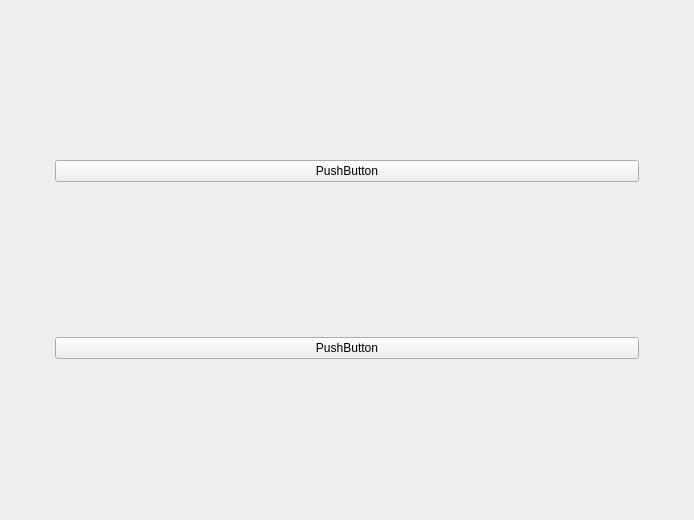
<?xml version="1.0" encoding="UTF-8"?>
<ui version="4.0">
 <class>Form</class>
 <widget class="QWidget" name="Form">
  <property name="geometry">
   <rect>
    <x>0</x>
    <y>0</y>
    <width>694</width>
    <height>520</height>
   </rect>
  </property>
  <property name="windowTitle">
   <string>Form</string>
  </property>
  <layout class="QGridLayout" name="gridLayout">
   <property name="leftMargin">
    <number>55</number>
   </property>
   <property name="topMargin">
    <number>11</number>
   </property>
   <property name="rightMargin">
    <number>55</number>
   </property>
   <property name="bottomMargin">
    <number>11</number>
   </property>
   <item row="0" column="0">
    <widget class="QPushButton" name="PB1">
     <property name="text">
      <string>PushButton</string>
     </property>
    </widget>
   </item>
   <item row="1" column="0">
    <widget class="QPushButton" name="PB2">
     <property name="text">
      <string>PushButton</string>
     </property>
    </widget>
   </item>
  </layout>
 </widget>
 <resources/>
 <connections/>
</ui>
